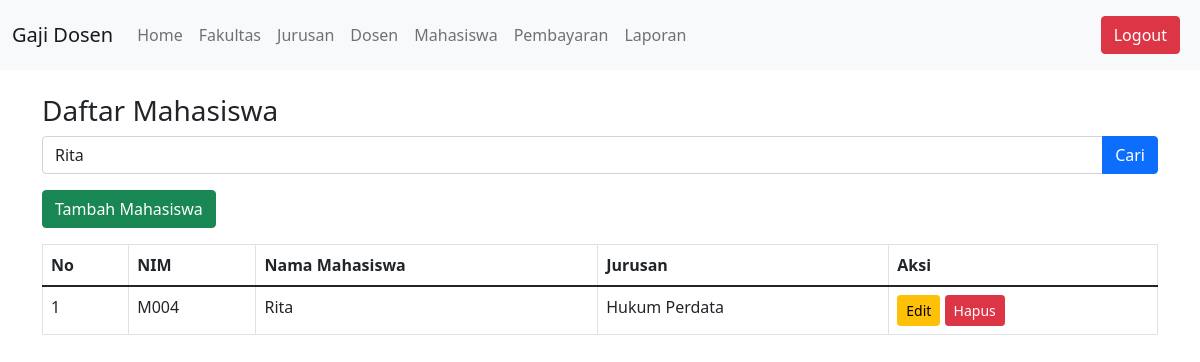
Page /mahasiswa.php?cari=Rita on the committed database.
### tables this page shows
CREATE TABLE Mahasiswa (
    id_mahasiswa INT AUTO_INCREMENT PRIMARY KEY,
    id_user INT NOT NULL,
    nim VARCHAR(20) NOT NULL UNIQUE,
    id_jurusan INT NOT NULL,
    FOREIGN KEY (id_user) REFERENCES Users(id_user) ON DELETE CASCADE,
    FOREIGN KEY (id_jurusan) REFERENCES Jurusan(id_jurusan)
);

CREATE TABLE Users (
    id_user INT AUTO_INCREMENT PRIMARY KEY,
    nama VARCHAR(100) NOT NULL,
    username VARCHAR(50) NOT NULL UNIQUE,
    password VARCHAR(255) NOT NULL,
    role ENUM('admin','tu','dosen','mahasiswa') NOT NULL
);

CREATE TABLE Jurusan (
    id_jurusan INT AUTO_INCREMENT PRIMARY KEY,
    nama_jurusan VARCHAR(100) NOT NULL,
    id_fakultas INT NOT NULL,
    FOREIGN KEY (id_fakultas) REFERENCES Fakultas(id_fakultas)
);

### mahasiswa.php (the view, shortened to what this page needs)
<?php
include 'db.php';
$cari = isset($_GET['cari']) ? $_GET['cari'] : '';
$sql = "
    SELECT mahasiswa.id_mahasiswa,mahasiswa.nim, users.nama AS nama_mahasiswa, jurusan.nama_jurusan
    FROM mahasiswa
    INNER JOIN users ON mahasiswa.id_user = users.id_user
    INNER JOIN jurusan ON mahasiswa.id_jurusan = jurusan.id_jurusan
    WHERE users.nama LIKE ? OR jurusan.nama_jurusan LIKE ?
";
$stmt = $conn->prepare($sql);
$search_term = "%" . $cari . "%";
$stmt->bind_param("ss", $search_term, $search_term);
$stmt->execute();
$result = $stmt->get_result();
$mahasiswa = [];
if ($result && $result->num_rows > 0) {
    while ($row = $result->fetch_assoc()) {
        $mahasiswa[] = $row;
    }
}
?>
<!DOCTYPE html>
<html lang="en">
<head>
    <link href="https://cdn.jsdelivr.net/npm/bootstrap@5.1.3/dist/css/bootstrap.min.css" rel="stylesheet">
</head>
<body>
    <?php include 'navbar.php'; ?>
    <div class="container mt-4">
        <h3>Daftar Mahasiswa</h3>
        <form class="mb-3" method="get" action="mahasiswa.php">
            <div class="input-group">
                <input type="text" class="form-control" name="cari" placeholder="Cari Mahasiswa atau Jurusan" value="<?= htmlspecialchars($cari ?? ''); ?>">
                <button class="btn btn-primary" type="submit">Cari</button>
            </div>
        </form>
        <a href="tambah_mahasiswa.php" class="btn btn-success mb-3">Tambah Mahasiswa</a>
        <table class="table table-bordered">
            <thead>
                <tr>
                    <th>No</th>
                    <th>NIM</th>
                    <th>Nama Mahasiswa</th>
                    <th>Jurusan</th>
                    <th>Aksi</th>
                </tr>
            </thead>
            <tbody>
                <?php if (!empty($mahasiswa)): ?>
                    <?php foreach ($mahasiswa as $index => $data_mahasiswa): ?>
                        <tr>
                            <td><?= $index + 1; ?></td>
                            <td><?= htmlspecialchars($data_mahasiswa['nim']); ?></td>
                            <td><?= htmlspecialchars($data_mahasiswa['nama_mahasiswa']); ?></td>
                            <td><?= htmlspecialchars($data_mahasiswa['nama_jurusan']); ?></td>
                            <td>
                                <a href="edit_mahasiswa.php?id=<?= $data_mahasiswa['id_mahasiswa']; ?>" class="btn btn-warning btn-sm">Edit</a>
                                <a href="hapus_mahasiswa.php?id=<?= $data_mahasiswa['id_mahasiswa']; ?>" class="btn btn-danger btn-sm" onclick="return confirm('Apakah Anda yakin ingin menghapus mahasiswa ini?');">Hapus</a>
                            </td>
                        </tr>
                    <?php endforeach; ?>
                <?php else: ?>
                    <tr>
                        <td colspan="4" class="text-center">Tidak ada data mahasiswa yang ditemukan.</td>
                    </tr>
                <?php endif; ?>
            </tbody>
        </table>
    </div>
</body>
</html>

### rows in the picture
mahasiswa: nim "M004", id_user.nama "Rita", id_jurusan.nama_jurusan "Hukum Perdata"
